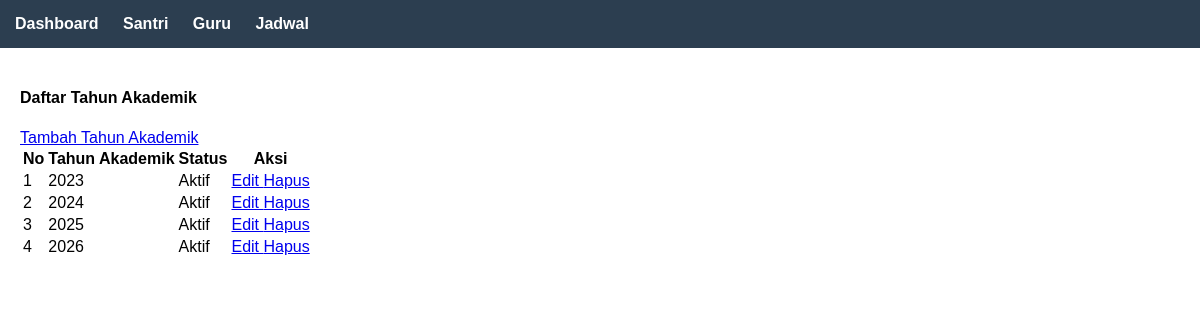
Screenshot of /tahun-akademik/ with the database file from the repository.
### administrator/models.py (models this page shows, shortened)
class TahunAkademik(models.Model):
    tahun = models.CharField(max_length=9)  # contoh: 2025/2026
    aktif = models.BooleanField(default=True)
    class Meta:
        verbose_name = "Tahun Akademik"
        verbose_name_plural = "Tahun Akademik"

### administrator/views.py (the view)
# urls.py: path('tahun-akademik/', views.tahun_akademik_list, name='tahun_akademik_list'),
def tahun_akademik_list(request):
    tahun_akademik = TahunAkademik.objects.all()
    context = {
        'tahun_akademik': tahun_akademik
    }
    return render(request, 'tahun_akademik/list.html', context)

### templates/tahun_akademik/list.html (shortened to what this page needs)
{% extends 'base.html' %}
{% block content %}
<div class="container-fluid">
    <div class="row">
        <div class="col-12">
            <div class="card">
                <div class="card-header d-flex justify-content-between align-items-center">
                    <h4 class="card-title">Daftar Tahun Akademik</h4>
                    <a href="{% url 'tahun_akademik_tambah' %}" class="btn btn-primary">
                         Tambah Tahun Akademik
                    </a>
                </div>
                <div class="card-body">
                    <div class="table-responsive">
                        <table class="table table-striped table-bordered">
                            <thead>
                                <tr>
                                    <th>No</th>
                                    <th>Tahun Akademik</th>
                                    <th>Status</th>
                                    <th>Aksi</th>
                                </tr>
                            </thead>
                            <tbody>
                                {% for item in tahun_akademik %}
                                <tr>
                                    <td>{{ forloop.counter }}</td>
                                    <td>{{ item.tahun }}</td>
                                    <td>
                                        {% if item.aktif %}
                                            <span class="badge badge-success">Aktif</span>
                                        {% else %}
                                            <span class="badge badge-secondary">Tidak Aktif</span>
                                        {% endif %}
                                    </td>
                                    <td>
                                        <a href="{% url 'tahun_akademik_edit' item.id %}" class="btn btn-sm btn-warning" title="Edit">
                                             Edit
                                        </a>
                                        <a href="{% url 'tahun_akademik_hapus' item.id %}" class="btn btn-sm btn-danger"
                                           onclick="return confirm('Apakah Anda yakin ingin menghapus tahun akademik ini?')" title="Hapus">
                                             Hapus
                                        </a>
                                    </td>
                                </tr>
                                {% empty %}
                                <tr>
                                    <td colspan="4" class="text-center">Tidak ada data tahun akademik</td>
                                </tr>
                                {% endfor %}
                            </tbody>
                        </table>
                    </div>
                </div>
            </div>
        </div>
    </div>
</div>
{% endblock %}

### templates/base.html (style rules this page uses)
body { font-family: Arial; margin: 0; padding: 0; }

### rows the page displays
TahunAkademik: tahun "2023", aktif "Aktif"
TahunAkademik: tahun "2024", aktif "Aktif"
TahunAkademik: tahun "2025", aktif "Aktif"
TahunAkademik: tahun "2026", aktif "Aktif"
